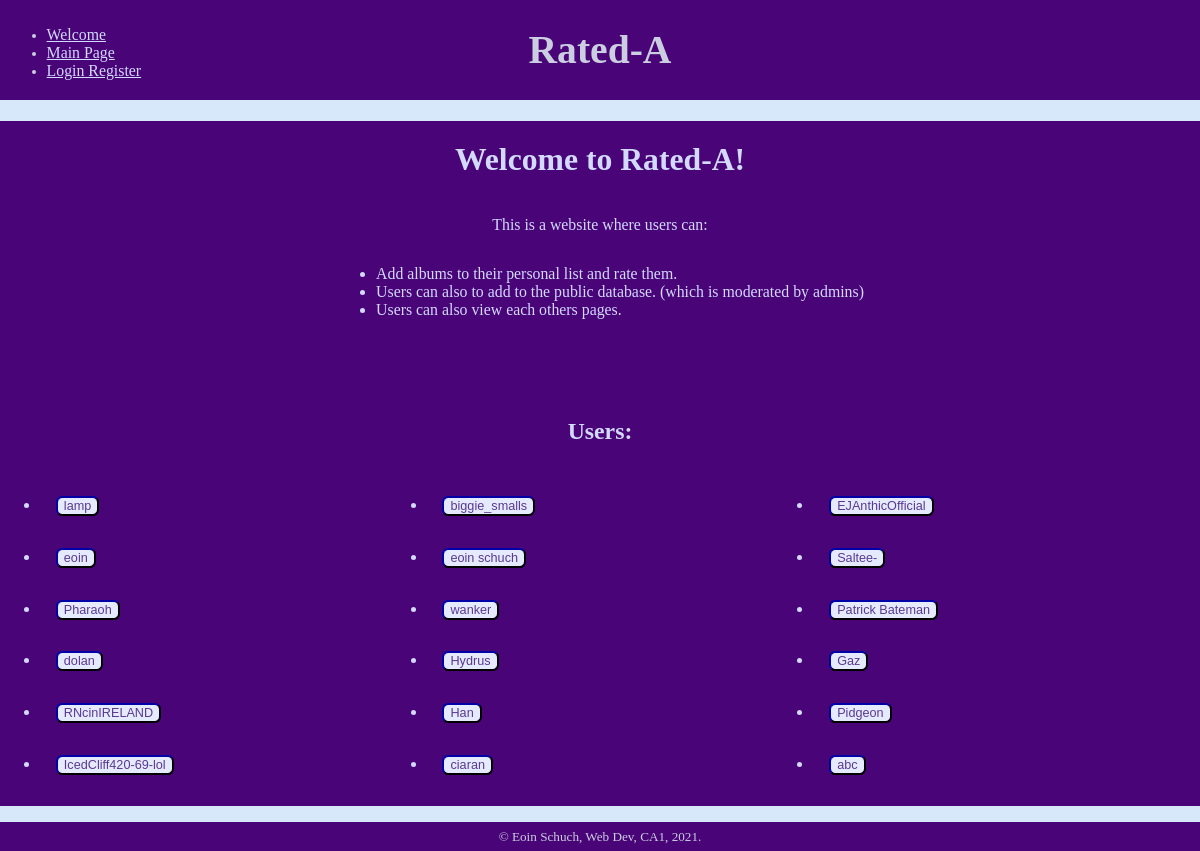
Screenshot of /welcome with the database file from the repository.
### tables this page shows
CREATE TABLE users 
(
    id INTEGER PRIMARY KEY AUTOINCREMENT,
    password VARCHAR NOT NULL,
    name VARCHAR NOT NULL

);

### app.py (the view)
@app.route('/', methods=['GET', 'POST'])
@app.route('/welcome', methods=['GET', 'POST'])
def welcome():
    db = get_db()
    session['admin'] = False
    users = db.execute('''SELECT name FROM users;''').fetchall()
    return render_template('welcome.html', title='Welcome!', users=users)

### app.py (called while the page is built)
@app.teardown_appcontext
def close_db_at_end_of_request(e=None):
    close_db(e)

@app.before_request
def load_logged_in_user():
    g.user = session.get('user_id', None)

### database.py (called while the page is built)
def get_db():
    if "db" not in g:
        g.db = sqlite3.connect(DATABASE,
            detect_types=sqlite3.PARSE_DECLTYPES
        )
        g.db.row_factory = sqlite3.Row
    return g.db

### templates/welcome.html (shortened to what this page needs)
{% extends 'base.html' %}
{% block main %}
<h1>Welcome to Rated-A!</h1>
<section>
    <p>This is a website where users can:
        <ul>
            <li>
                Add albums to their personal list and rate them.
            </li>
            <li>
                Users can also to add to the public database.  (which is moderated by admins)
            </li>
            <li>
                Users can also view each others pages.
            </li>
        </ul>
    </p>
</section>
<section>
    <h2>Users:</h2>
    <ul>
        {% for user in users %}
        <li>
            <form action='/~es15/cgi-bin/ca1/run.py/otheruser' method='POST' novalidate><button type='submit' value="{{ user['name'] }}" name='button'>{{ user['name'] }}</button></form>
        </li>
        {% endfor %}
    </ul>
</section>
{% endblock %}

### templates/base.html (shortened to what this page needs)
<!DOCTYPE html>
<html lang='en'>
<head>
    <link rel="stylesheet" href="{{ url_for('static', filename='styles.css') }}">
</head>
<body>
    <header>
        <nav>
            <ul>
                <li><a href="{{ url_for('welcome')}}">Welcome</a></li>
                <li><a href="{{ url_for('main')}}">Main Page</a></li>
                {% if g.user %}
                <li><a href="{{ url_for('logout')}}">Logout</a></li>
                {% else %}
                <li><a href="{{ url_for('user')}}">Login Register</a></li>
                {% endif %}
            </ul>
        </nav>
        <h1>Rated-A</h1>
        <nav>
        </nav>
    </header>
    <main>
    {% block main %}
    {% endblock %}
    </main>
    <footer>
        <small>
            &copy; Eoin Schuch, Web Dev, CA1, 2021.
        </small>
    </footer>
</body>
</html>

### static/styles.css (style rules this page uses)
:root { --mainbackground: #d7e8fb; --mainheaderbackground: #490478; --buttoncolor: #e6eaff; --extratext: #593990; --mainheadingtext: #cbcee0; --mainbordercolor: #000053; --maintextcolor: #d3daff; color: var(--maintextcolor); background-color: var(--mainbackground); font-size: 1.1vw; font-family: Georgia, 'Times New Roman', Times, serif; }
header { display: grid; grid-template-columns: 3fr 7fr 3fr; margin-bottom: 1em; width: 100%; background-color: var(--mainheaderbackground); }
header h1 { font-size: 3em; justify-self: center; }
nav { padding: 0.5em; padding-top: 1em; display: flex; flex-direction: column; }
body { display:flex; flex-direction: column; margin: 0; width: 100%; border-bottom-left-radius: 0.3em; border-bottom-right-radius: 0.3em; color: var(--mainheadingtext); background-color: var(--mainbackground); }
section, article { align-self: center; width: 100%; display: flex; flex-direction: column; }
table, main, footer, a { font-size: 1.2em; margin-top: 1em; align-self: center; width:100%; color: var(--maintextcolor); background-color: var(--mainheaderbackground); }
small { display: block; padding: 0.5em; text-align: center; color: var(--mainheadingtext); background-color: var(--mainheaderbackground); }
main { margin-top: 0.5em; display: flex; flex-direction: column; }
h1,h2,p, form, ol { align-self: center; }
section p~ul { align-self: center; }
section h2~ul { display: grid; grid-template-columns: 1fr 1fr 1fr; }
section h2~ul li button { width: fit-content; }
button, input, select { width: 9em; font-size: 0.8em; color: var(--extratext); background-color: var(--buttoncolor); border-color: var(--mainbordercolor); }
form { padding: 1em; }
button { border-radius: 0.5em; }

### rows the page displays
users: name "lamp"
users: name "biggie_smalls"
users: name "EJAnthicOfficial"
users: name "eoin"
users: name "eoin schuch"
users: name "Saltee-"
users: name "Pharaoh"
users: name "wanker"
users: name "Patrick Bateman"
users: name "dolan"
users: name "Hydrus"
users: name "Gaz"
users: name "RNcinIRELAND"
users: name "Han"
users: name "Pidgeon"
users: name "IcedCliff420-69-lol"
users: name "ciaran"
users: name "abc"
